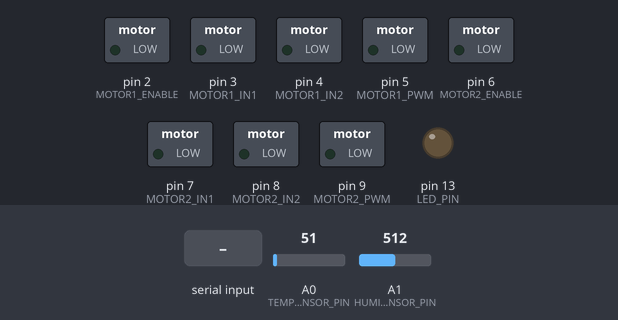
Recording of a sketch running on a simulated Arduino Mega 2560, built with avr-gcc and run on an emulated ATmega2560. On the bench: switched loads named in the sketch (green lamp = pin HIGH), output pins drawn as LEDs (lit = HIGH). The test bench sets the inputs (shaded band); at power-on: A0 (TEMP_SENSOR_PIN) = 51, A1 (HUMIDITY_SENSOR_PIN) = 512. What the sketch prints to the serial monitor is not drawn.

Above: at 1.2 s.
1.3 s: "MOTOR_1_ON\n" received over the second serial link
At 2.0 s:
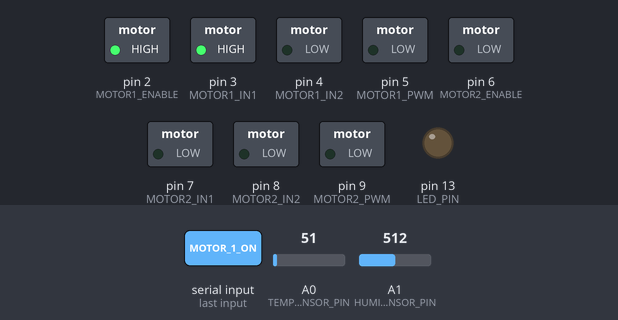
2.8 s: "EMERGENCY_STOP\n" received over the second serial link
At 3.9 s:
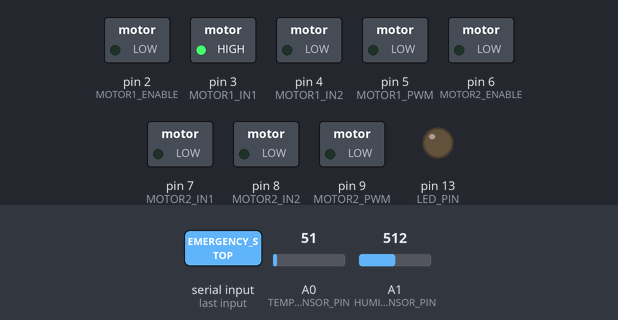
Timing chart, 0 to 5.8 s (numbered marks = the images above; inputs shaded):
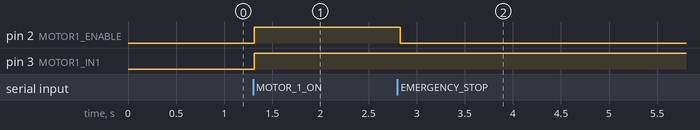

Measured:
- after the input at 1.3 s, pin 2 (MOTOR1_ENABLE), pin 3 (MOTOR1_IN1): LOW → HIGH at once
- after the input at 2.8 s, pin 2 (MOTOR1_ENABLE): HIGH → LOW at once

The sketch:

Mega2560_Slave_Controller.ino
```cpp
/*
 * Arduino Mega 2560 从控制器
 * 通过串口与ESP32通信，执行具体的硬件控制任务
 * 替代nRF24L01从控制器功能
 */

#include <SoftwareSerial.h>

// 与ESP32的串口通信
SoftwareSerial esp32Serial(18, 19); // RX=18, TX=19

// 电机控制引脚
const int MOTOR1_ENABLE = 2;
const int MOTOR1_IN1 = 3;
const int MOTOR1_IN2 = 4;
const int MOTOR1_PWM = 5;

const int MOTOR2_ENABLE = 6;
const int MOTOR2_IN1 = 7;
const int MOTOR2_IN2 = 8;
const int MOTOR2_PWM = 9;

// LED控制引脚
const int LED_PIN = 13;

// 传感器引脚
const int TEMP_SENSOR_PIN = A0;
const int HUMIDITY_SENSOR_PIN = A1;

// 状态变量
struct MotorState {
  bool enabled = false;
  int speed = 0;
  bool direction = true; // true = 正向, false = 反向
} motor1, motor2;

struct SystemState {
  bool led_status = false;
  int temperature = 0;
  int humidity = 0;
  bool emergency_stop = false;
  unsigned long lastHeartbeat = 0;
} systemState;

// 定时器
unsigned long lastStatusSend = 0;
unsigned long lastHeartbeat = 0;
const unsigned long STATUS_INTERVAL = 2000; // 2秒发送一次状态
const unsigned long HEARTBEAT_INTERVAL = 5000; // 5秒发送一次心跳

void setup() {
  Serial.begin(115200);
  esp32Serial.begin(9600);

  Serial.println("=== Arduino Mega 2560 从控制器启动 ===");

  // 初始化引脚
  initPins();

  // 发送初始化完成信号
  sendToESP32("INIT_OK");

  Serial.println("Mega 2560从控制器初始化完成");
  Serial.println("等待ESP32命令...");
}

void loop() {
  // 处理来自ESP32的命令
  handleESP32Commands();

  // 定期发送状态信息
  if (millis() - lastStatusSend > STATUS_INTERVAL) {
    lastStatusSend = millis();
    sendStatusToESP32();
  }

  // 定期发送心跳
  if (millis() - lastHeartbeat > HEARTBEAT_INTERVAL) {
    lastHeartbeat = millis();
    sendHeartbeatToESP32();
  }

  // 更新传感器读数
  updateSensors();

  // 更新电机控制
  updateMotors();

  // 更新LED状态
  updateLED();

  delay(10);
}

void initPins() {
  // 电机控制引脚
  pinMode(MOTOR1_ENABLE, OUTPUT);
  pinMode(MOTOR1_IN1, OUTPUT);
  pinMode(MOTOR1_IN2, OUTPUT);
  pinMode(MOTOR1_PWM, OUTPUT);

  pinMode(MOTOR2_ENABLE, OUTPUT);
  pinMode(MOTOR2_IN1, OUTPUT);
  pinMode(MOTOR2_IN2, OUTPUT);
  pinMode(MOTOR2_PWM, OUTPUT);

  // LED引脚
  pinMode(LED_PIN, OUTPUT);

  // 传感器引脚
  pinMode(TEMP_SENSOR_PIN, INPUT);
  pinMode(HUMIDITY_SENSOR_PIN, INPUT);

  // 初始状态
  digitalWrite(MOTOR1_ENABLE, LOW);
  digitalWrite(MOTOR2_ENABLE, LOW);
  digitalWrite(LED_PIN, LOW);

  Serial.println("引脚初始化完成");
}

void handleESP32Commands() {
  if (esp32Serial.available()) {
    String command = esp32Serial.readStringUntil('\n');
    command.trim();

    Serial.println("收到ESP32命令: " + command);

    // 解析命令
    if (command.startsWith("MOTOR_1_")) {
      handleMotor1Command(command);
    } else if (command.startsWith("MOTOR_2_")) {
      handleMotor2Command(command);
    } else if (command.startsWith("LED_")) {
      handleLEDCommand(command);
    } else if (command == "EMERGENCY_STOP") {
      handleEmergencyStop();
    } else if (command == "RESET") {
      handleReset();
    } else if (command == "HEARTBEAT") {
      handleHeartbeat();
    } else if (command == "INIT") {
      sendToESP32("INIT_OK");
    }
  }
}

void handleMotor1Command(String command) {
  if (command == "MOTOR_1_ON") {
    motor1.enabled = true;
    Serial.println("电机1开启");
  } else if (command == "MOTOR_1_OFF") {
    motor1.enabled = false;
    motor1.speed = 0;
    Serial.println("电机1关闭");
  } else if (command.startsWith("MOTOR_1_SPEED_")) {
    int speed = command.substring(14).toInt();
    motor1.speed = constrain(speed, 0, 255);
    Serial.println("电机1速度设置为: " + String(motor1.speed));
  }
}

void handleMotor2Command(String command) {
  if (command == "MOTOR_2_ON") {
    motor2.enabled = true;
    Serial.println("电机2开启");
  } else if (command == "MOTOR_2_OFF") {
    motor2.enabled = false;
    motor2.speed = 0;
    Serial.println("电机2关闭");
  } else if (command.startsWith("MOTOR_2_SPEED_")) {
    int speed = command.substring(14).toInt();
    motor2.speed = constrain(speed, 0, 255);
    Serial.println("电机2速度设置为: " + String(motor2.speed));
  }
}

void handleLEDCommand(String command) {
  if (command == "LED_ON") {
    systemState.led_status = true;
    Serial.println("LED开启");
  } else if (command == "LED_OFF") {
    systemState.led_status = false;
    Serial.println("LED关闭");
  }
}

void handleEmergencyStop() {
  systemState.emergency_stop = true;
  motor1.enabled = false;
  motor2.enabled = false;
  motor1.speed = 0;
  motor2.speed = 0;
  systemState.led_status = false;

  Serial.println("紧急停止激活！");
  sendToESP32("EMERGENCY_STOP_ACTIVATED");
}

void handleReset() {
  systemState.emergency_stop = false;
  motor1.enabled = false;
  motor2.enabled = false;
  motor1.speed = 0;
  motor2.speed = 0;
  systemState.led_status = false;

  Serial.println("系统重置");
  sendToESP32("SYSTEM_RESET");
}

void handleHeartbeat() {
  systemState.lastHeartbeat = millis();
  sendToESP32("HEARTBEAT_OK");
}

void updateSensors() {
  // 读取温度传感器 (模拟值，需要根据实际传感器调整)
  int tempRaw = analogRead(TEMP_SENSOR_PIN);
  systemState.temperature = map(tempRaw, 0, 1023, -10, 50); // 假设范围-10到50度

  // 读取湿度传感器 (模拟值，需要根据实际传感器调整)
  int humidityRaw = analogRead(HUMIDITY_SENSOR_PIN);
  systemState.humidity = map(humidityRaw, 0, 1023, 0, 100); // 假设范围0到100%
}

void updateMotors() {
  // 更新电机1
  if (motor1.enabled && !systemState.emergency_stop) {
    digitalWrite(MOTOR1_ENABLE, HIGH);
    analogWrite(MOTOR1_PWM, motor1.speed);

    if (motor1.direction) {
      digitalWrite(MOTOR1_IN1, HIGH);
      digitalWrite(MOTOR1_IN2, LOW);
    } else {
      digitalWrite(MOTOR1_IN1, LOW);
      digitalWrite(MOTOR1_IN2, HIGH);
    }
  } else {
    digitalWrite(MOTOR1_ENABLE, LOW);
    analogWrite(MOTOR1_PWM, 0);
  }

  // 更新电机2
  if (motor2.enabled && !systemState.emergency_stop) {
    digitalWrite(MOTOR2_ENABLE, HIGH);
    analogWrite(MOTOR2_PWM, motor2.speed);

    if (motor2.direction) {
      digitalWrite(MOTOR2_IN1, HIGH);
      digitalWrite(MOTOR2_IN2, LOW);
    } else {
      digitalWrite(MOTOR2_IN1, LOW);
      digitalWrite(MOTOR2_IN2, HIGH);
    }
  } else {
    digitalWrite(MOTOR2_ENABLE, LOW);
    analogWrite(MOTOR2_PWM, 0);
  }
}

void updateLED() {
  digitalWrite(LED_PIN, systemState.led_status ? HIGH : LOW);
}

void sendStatusToESP32() {
  String status = "STATUS:";
  status += "TEMP:" + String(systemState.temperature) + ":";
  status += "HUM:" + String(systemState.humidity) + ":";
  status += "MOTOR1:" + String(motor1.enabled ? "ON" : "OFF") + ":";
  status += "SPEED1:" + String(motor1.speed) + ":";
  status += "MOTOR2:" + String(motor2.enabled ? "ON" : "OFF") + ":";
  status += "SPEED2:" + String(motor2.speed) + ":";
  status += "LED:" + String(systemState.led_status ? "ON" : "OFF");

  sendToESP32(status);
}

void sendHeartbeatToESP32() {
  sendToESP32("HEARTBEAT");
}

void sendToESP32(String message) {
  esp32Serial.println(message);
  Serial.println("发送到ESP32: " + message);
}

// 调试功能
void printSystemStatus() {
  Serial.println("=== 系统状态 ===");
  Serial.println("电机1: " + String(motor1.enabled ? "开启" : "关闭") +
                 " 速度: " + String(motor1.speed));
  Serial.println("电机2: " + String(motor2.enabled ? "开启" : "关闭") +
                 " 速度: " + String(motor2.speed));
  Serial.println("LED: " + String(systemState.led_status ? "开启" : "关闭"));
  Serial.println("温度: " + String(systemState.temperature) + "°C");
  Serial.println("湿度: " + String(systemState.humidity) + "%");
  Serial.println("紧急停止: " + String(systemState.emergency_stop ? "激活" : "正常"));
  Serial.println("================");
}
```
